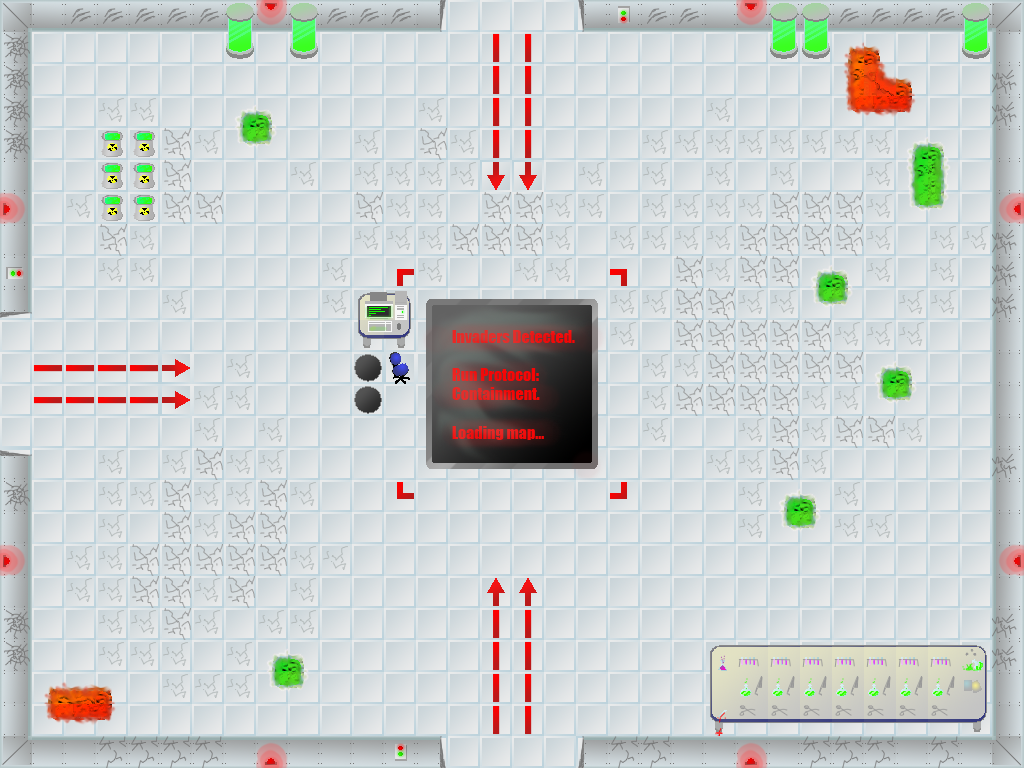

A level layout from a 2D game, rendered from its tile map. Below: a short description, then the map file with tile-grid data replaced by summaries:
An orthogonal 32x24 tile map with 32x32 px tiles, 1 tile layer (Tile Layer 1).

<map version="1.0" orientation="orthogonal" width="32" height="24" tilewidth="32" tileheight="32">
 <tileset firstgid="1" name="tilesheet" tilewidth="32" tileheight="32">
  <image source="../Art/Tiles/tilesheet.png" />
  <tile id="0">
   <properties>
    <property name="impassable" value="1" />
    <property name="impassable" value="1" />
   </properties>
  </tile>
  <tile id="1">
   <properties>
    <property name="impassable" value="1" />
    <property name="impassable" value="1" />
   </properties>
  </tile>
  <tile id="2">
   <properties>
    <property name="impassable" value="1" />
    <property name="impassable" value="1" />
   </properties>
  </tile>
  <tile id="3">
   <properties>
    <property name="impassable" value="1" />
    <property name="impassable" value="1" />
   </properties>
  </tile>
  <tile id="4">
   <properties>
    <property name="impassable" value="1" />
    <property name="impassable" value="1" />
   </properties>
  </tile>
  <tile id="5">
   <properties>
    <property name="impassable" value="1" />
    <property name="impassable" value="1" />
   </properties>
  </tile>
  <tile id="6">
   <properties>
    <property name="impassable" value="1" />
    <property name="impassable" value="1" />
   </properties>
  </tile>
  <tile id="7">
   <properties>
    <property name="impassable" value="1" />
    <property name="impassable" value="1" />
   </properties>
  </tile>
  <tile id="8">
   <properties>
    <property name="impassable" value="1" />
    <property name="impassable" value="1" />
   </properties>
  </tile>
  <tile id="9">
   <properties>
    <property name="impassable" value="1" />
    <property name="impassable" value="1" />
   </properties>
  </tile>
  <tile id="10">
   <properties>
    <property name="impassable" value="1" />
    <property name="impassable" value="1" />
   </properties>
  </tile>
  <tile id="11">
   <properties>
    <property name="impassable" value="1" />
    <property name="impassable" value="1" />
   </properties>
  </tile>
  <tile id="12">
   <properties>
    <property name="impassable" value="1" />
    <property name="impassable" value="1" />
   </properties>
  </tile>
  <tile id="13">
   <properties>
    <property name="impassable" value="1" />
    <property name="impassable" value="1" />
   </properties>
  </tile>
  <tile id="14">
   <properties>
    <property name="impassable" value="1" />
    <property name="impassable" value="1" />
   </properties>
  </tile>
  <tile id="15">
   <properties>
    <property name="impassable" value="1" />
    <property name="impassable" value="1" />
   </properties>
  </tile>
  <tile id="16">
   <properties>
    <property name="impassable" value="1" />
    <property name="impassable" value="1" />
   </properties>
  </tile>
  <tile id="17">
   <properties>
    <property name="impassable" value="1" />
    <property name="impassable" value="1" />
   </properties>
  </tile>
  <tile id="18">
   <properties>
    <property name="impassable" value="1" />
    <property name="impassable" value="1" />
   </properties>
  </tile>
  <tile id="19">
   <properties>
    <property name="impassable" value="1" />
    <property name="impassable" value="1" />
   </properties>
  </tile>
  <tile id="20">
   <properties>
    <property name="impassable" value="1" />
    <property name="impassable" value="1" />
   </properties>
  </tile>
  <tile id="21">
   <properties>
    <property name="impassable" value="1" />
    <property name="impassable" value="1" />
   </properties>
  </tile>
  <tile id="22">
   <properties>
    <property name="impassable" value="1" />
    <property name="impassable" value="1" />
   </properties>
  </tile>
  <tile id="23">
   <properties>
    <property name="impassable" value="1" />
    <property name="impassable" value="1" />
   </properties>
  </tile>
  <tile id="24">
   <properties>
    <property name="impassable" value="1" />
    <property name="impassable" value="1" />
   </properties>
  </tile>
  <tile id="25">
   <properties>
    <property name="impassable" value="1" />
    <property name="impassable" value="1" />
   </properties>
  </tile>
  <tile id="26">
   <properties>
    <property name="impassable" value="1" />
    <property name="impassable" value="1" />
   </properties>
  </tile>
  <tile id="27">
   <properties>
    <property name="impassable" value="1" />
    <property name="impassable" value="1" />
   </properties>
  </tile>
  <tile id="30">
   <properties>
    <property name="impassable" value="1" />
    <property name="impassable" value="1" />
   </properties>
  </tile>
  <tile id="31">
   <properties>
    <property name="impassable" value="1" />
    <property name="impassable" value="1" />
   </properties>
  </tile>
  <tile id="32">
   <properties>
    <property name="impassable" value="1" />
    <property name="impassable" value="1" />
   </properties>
  </tile>
  <tile id="33">
   <properties>
    <property name="impassable" value="1" />
    <property name="impassable" value="1" />
   </properties>
  </tile>
  <tile id="34">
   <properties>
    <property name="impassable" value="1" />
    <property name="impassable" value="1" />
   </properties>
  </tile>
  <tile id="35">
   <properties>
    <property name="impassable" value="1" />
    <property name="impassable" value="1" />
   </properties>
  </tile>
  <tile id="36">
   <properties>
    <property name="impassable" value="1" />
    <property name="impassable" value="1" />
   </properties>
  </tile>
  <tile id="37">
   <properties>
    <property name="impassable" value="1" />
    <property name="impassable" value="1" />
   </properties>
  </tile>
  <tile id="38">
   <properties>
    <property name="impassable" value="1" />
    <property name="impassable" value="1" />
   </properties>
  </tile>
  <tile id="41">
   <properties>
    <property name="damaging" value="1" />
    <property name="damaging" value="1" />
   </properties>
  </tile>
  <tile id="42">
   <properties>
    <property name="damaging" value="1" />
    <property name="damaging" value="1" />
   </properties>
  </tile>
  <tile id="43">
   <properties>
    <property name="damaging" value="1" />
    <property name="damaging" value="1" />
   </properties>
  </tile>
  <tile id="49">
   <properties>
    <property name="impassable" value="1" />
    <property name="impassable" value="1" />
   </properties>
  </tile>
  <tile id="52">
   <properties>
    <property name="damaging" value="1" />
    <property name="damaging" value="1" />
   </properties>
  </tile>
  <tile id="53">
   <properties>
    <property name="damaging" value="1" />
    <property name="damaging" value="1" />
   </properties>
  </tile>
  <tile id="54">
   <properties>
    <property name="damaging" value="1" />
    <property name="damaging" value="1" />
   </properties>
  </tile>
  <tile id="63">
   <properties>
    <property name="damaging" value="1" />
    <property name="damaging" value="1" />
   </properties>
  </tile>
  <tile id="64">
   <properties>
    <property name="damaging" value="1" />
    <property name="damaging" value="1" />
   </properties>
  </tile>
  <tile id="65">
   <properties>
    <property name="damaging" value="1" />
    <property name="damaging" value="1" />
   </properties>
  </tile>
  <tile id="67">
   <properties>
    <property name="impassable" value="1" />
    <property name="impassable" value="1" />
   </properties>
  </tile>
  <tile id="74">
   <properties>
    <property name="damaging" value="" />
    <property name="damaging" value="" />
   </properties>
  </tile>
  <tile id="75">
   <properties>
    <property name="damaging" value="" />
    <property name="damaging" value="" />
   </properties>
  </tile>
  <tile id="76">
   <properties>
    <property name="damaging" value="" />
    <property name="damaging" value="" />
   </properties>
  </tile>
  <tile id="77">
   <properties>
    <property name="damaging" value="1" />
    <property name="damaging" value="1" />
   </properties>
  </tile>
  <tile id="78">
   <properties>
    <property name="damaging" value="1" />
    <property name="damaging" value="1" />
   </properties>
  </tile>
  <tile id="79">
   <properties>
    <property name="damaging" value="1" />
    <property name="damaging" value="1" />
   </properties>
  </tile>
  <tile id="80">
   <properties>
    <property name="damaging" value="1" />
    <property name="damaging" value="1" />
   </properties>
  </tile>
  <tile id="81">
   <properties>
    <property name="impassable" value="1" />
    <property name="impassable" value="1" />
   </properties>
  </tile>
  <tile id="83">
   <properties>
    <property name="impassable" value="1" />
    <property name="impassable" value="1" />
   </properties>
  </tile>
  <tile id="84">
   <properties>
    <property name="impassable" value="1" />
    <property name="impassable" value="1" />
   </properties>
  </tile>
  <tile id="85">
   <properties>
    <property name="damaging" value="1" />
    <property name="damaging" value="1" />
   </properties>
  </tile>
  <tile id="86">
   <properties>
    <property name="damaging" value="1" />
    <property name="damaging" value="1" />
   </properties>
  </tile>
  <tile id="87">
   <properties>
    <property name="damaging" value="1" />
    <property name="damaging" value="1" />
   </properties>
  </tile>
  <tile id="88">
   <properties>
    <property name="damaging" value="1" />
    <property name="damaging" value="1" />
   </properties>
  </tile>
  <tile id="89">
   <properties>
    <property name="damaging" value="1" />
    <property name="damaging" value="1" />
   </properties>
  </tile>
  <tile id="90">
   <properties>
    <property name="damaging" value="1" />
    <property name="damaging" value="1" />
   </properties>
  </tile>
  <tile id="91">
   <properties>
    <property name="damaging" value="1" />
    <property name="damaging" value="1" />
   </properties>
  </tile>
  <tile id="92">
   <properties>
    <property name="impassable" value="1" />
    <property name="impassable" value="1" />
   </properties>
  </tile>
  <tile id="93">
   <properties>
    <property name="impassable" value="1" />
    <property name="impassable" value="1" />
   </properties>
  </tile>
  <tile id="94">
   <properties>
    <property name="impassable" value="1" />
    <property name="impassable" value="1" />
   </properties>
  </tile>
  <tile id="95">
   <properties>
    <property name="impassable" value="1" />
    <property name="impassable" value="1" />
   </properties>
  </tile>
  <tile id="96">
   <properties>
    <property name="damaging" value="1" />
    <property name="damaging" value="1" />
   </properties>
  </tile>
  <tile id="97">
   <properties>
    <property name="damaging" value="1" />
    <property name="damaging" value="1" />
   </properties>
  </tile>
  <tile id="98">
   <properties>
    <property name="damaging" value="1" />
    <property name="damaging" value="1" />
   </properties>
  </tile>
  <tile id="99">
   <properties>
    <property name="impassable" value="1" />
    <property name="impassable" value="1" />
   </properties>
  </tile>
  <tile id="100">
   <properties>
    <property name="impassable" value="1" />
    <property name="impassable" value="1" />
   </properties>
  </tile>
  <tile id="104">
   <properties>
    <property name="impassable" value="1" />
    <property name="impassable" value="1" />
   </properties>
  </tile>
  <tile id="105">
   <properties>
    <property name="impassable" value="1" />
    <property name="impassable" value="1" />
   </properties>
  </tile>
  <tile id="106">
   <properties>
    <property name="impassable" value="1" />
    <property name="impassable" value="1" />
   </properties>
  </tile>
  <tile id="110">
   <properties>
    <property name="impassable" value="1" />
    <property name="impassable" value="1" />
   </properties>
  </tile>
  <tile id="111">
   <properties>
    <property name="impassable" value="1" />
    <property name="impassable" value="1" />
   </properties>
  </tile>
  <tile id="113">
   <properties>
    <property name="impassable" value="1" />
    <property name="impassable" value="1" />
   </properties>
  </tile>
  <tile id="114">
   <properties>
    <property name="impassable" value="1" />
    <property name="impassable" value="1" />
   </properties>
  </tile>
  <tile id="115">
   <properties>
    <property name="impassable" value="1" />
    <property name="impassable" value="1" />
   </properties>
  </tile>
  <tile id="116">
   <properties>
    <property name="impassable" value="1" />
    <property name="impassable" value="1" />
   </properties>
  </tile>
  <tile id="117">
   <properties>
    <property name="impassable" value="1" />
    <property name="impassable" value="1" />
   </properties>
  </tile>
  <tile id="121">
   <properties>
    <property name="impassable" value="1" />
    <property name="impassable" value="1" />
   </properties>
  </tile>
  <tile id="124">
   <properties>
    <property name="impassable" value="1" />
    <property name="impassable" value="1" />
   </properties>
  </tile>
  <tile id="125">
   <properties>
    <property name="impassable" value="1" />
    <property name="impassable" value="1" />
   </properties>
  </tile>
  <tile id="126">
   <properties>
    <property name="impassable" value="1" />
    <property name="impassable" value="1" />
   </properties>
  </tile>
  <tile id="127">
   <properties>
    <property name="impassable" value="1" />
    <property name="impassable" value="1" />
   </properties>
  </tile>
  <tile id="128">
   <properties>
    <property name="impassable" value="1" />
    <property name="impassable" value="1" />
   </properties>
  </tile>
 </tileset>
 <layer name="Tile Layer 1" width="32" height="24">
  <data>[768 cells, 768 non-empty, 105 distinct tile ids]</data>
 </layer>
</map>
